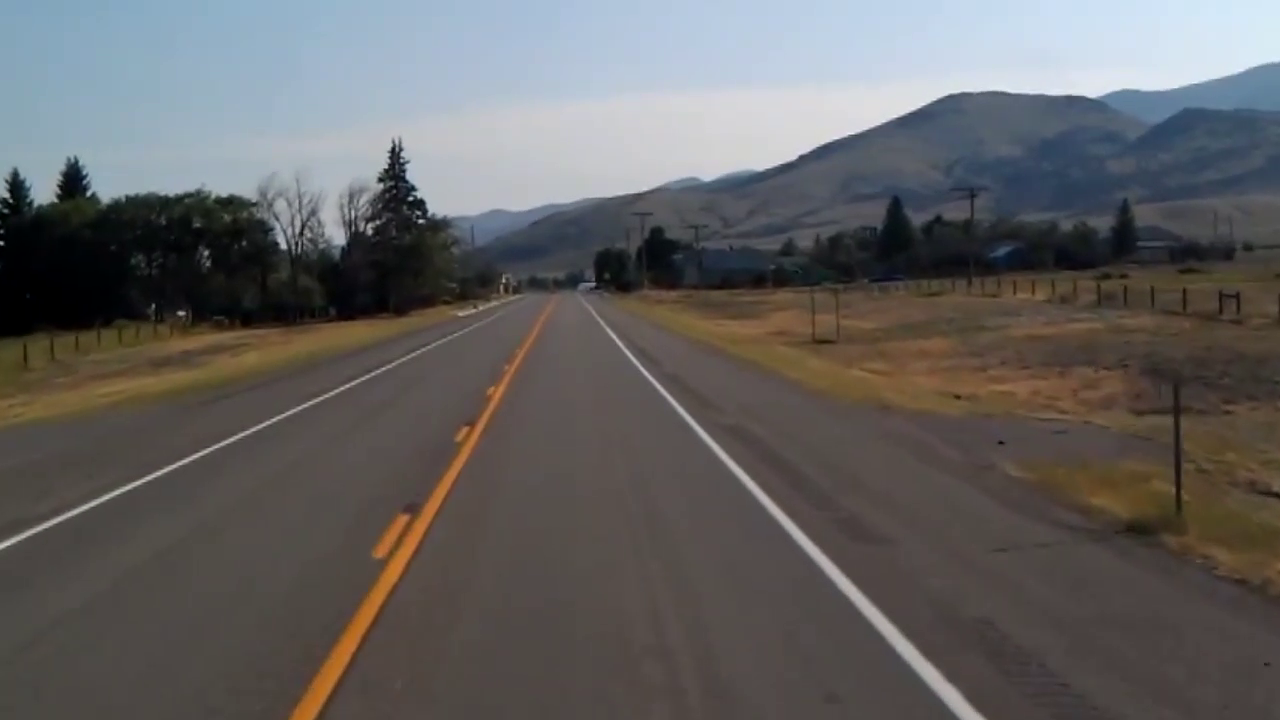
#> input picture frame 35 of ECE/ECE 515/Lane Detection Project/Code and Test Vids/test.mp4, 1280 x 720 px
$ python hough.py
#> lines starting #> are read from the running program, lines starting #| are printed output that depends on the picture; after the words box and inside, x2 and y2 are one past the last pixel; in counts of white or black regions, pixels touching at a corner belong together
#> further down, frame is the input picture: shape (720, 1280, 3); mean B, G, R 96.9, 97.3, 98.9
import matplotlib.pylab as plt
import cv2
import numpy as np

cap = cv2.VideoCapture('test.mp4')
video_number = 1


# [14 lines of commented-out code are left out]


def region_of_interest(img, vertices):
    mask = np.zeros_like(img)
    # channel_count = img.shape[2]
    match_mask_color = (255)
    cv2.fillPoly(mask, vertices, match_mask_color)
    masked_image = cv2.bitwise_and(img, mask)
    return masked_image

# [5 lines of commented-out code are left out]


def draw_the_lines(img, lines):
    img = np.copy(img)
    blank_image = np.zeros((img.shape[0], img.shape[1], 3), dtype=np.uint8)

    for line in lines:
        for x1, y1, x2, y2 in line:
            cv2.line(blank_image, (x1, y1), (x2, y2), (0, 255, 0), thickness=10)

    img = cv2.addWeighted(img, 0.8, blank_image, 1, 0.0)
    return img

#image = cv2.imread('road.png')
#image = cv2.cvtColor(image, cv2.COLOR_BGR2RGB)
def process(image):
    print(image.shape)
#| (720, 1280, 3)
    height = image.shape[0]
    width = image.shape[1]
    if video_number == 1:
        region_of_interest_vertices = [
            (230, height),
            (500, 350),
            (670, 350),
            (1100, height)
        ]
    else:
        region_of_interest_vertices = [
            (0, height),
            (420, 350),
            (730, 350),
            (1200, height),
            (1040, height),
            (665, 380),
            (480, 380),
            (140, 670)
        ]


    gray_image = cv2.cvtColor(image, cv2.COLOR_RGB2GRAY)
    canny_image = cv2.Canny(gray_image, 100, 120)
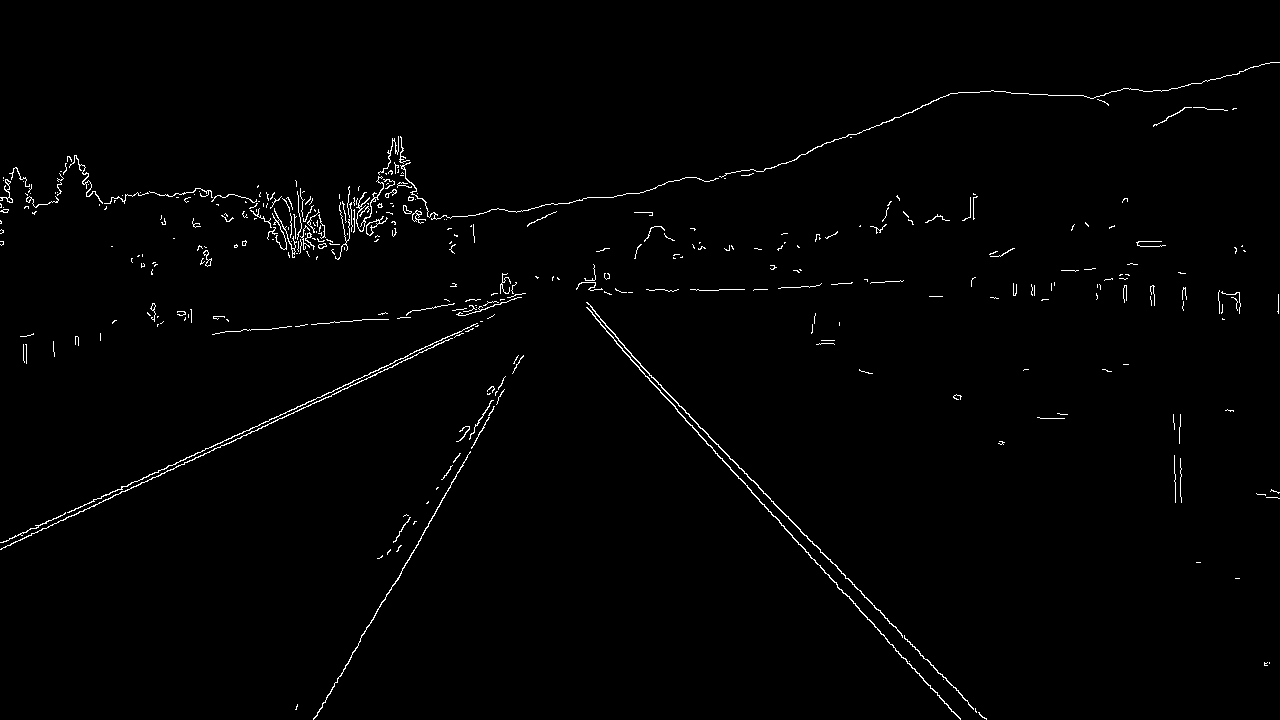
#> canny_image: shape (720, 1280); 1.1% white in thin lines or dots
    cropped_image = region_of_interest(canny_image,
                    np.array([region_of_interest_vertices], np.int32))
#> in region_of_interest, `cv2.fillPoly(mask, vertices, match_mask_color)`:
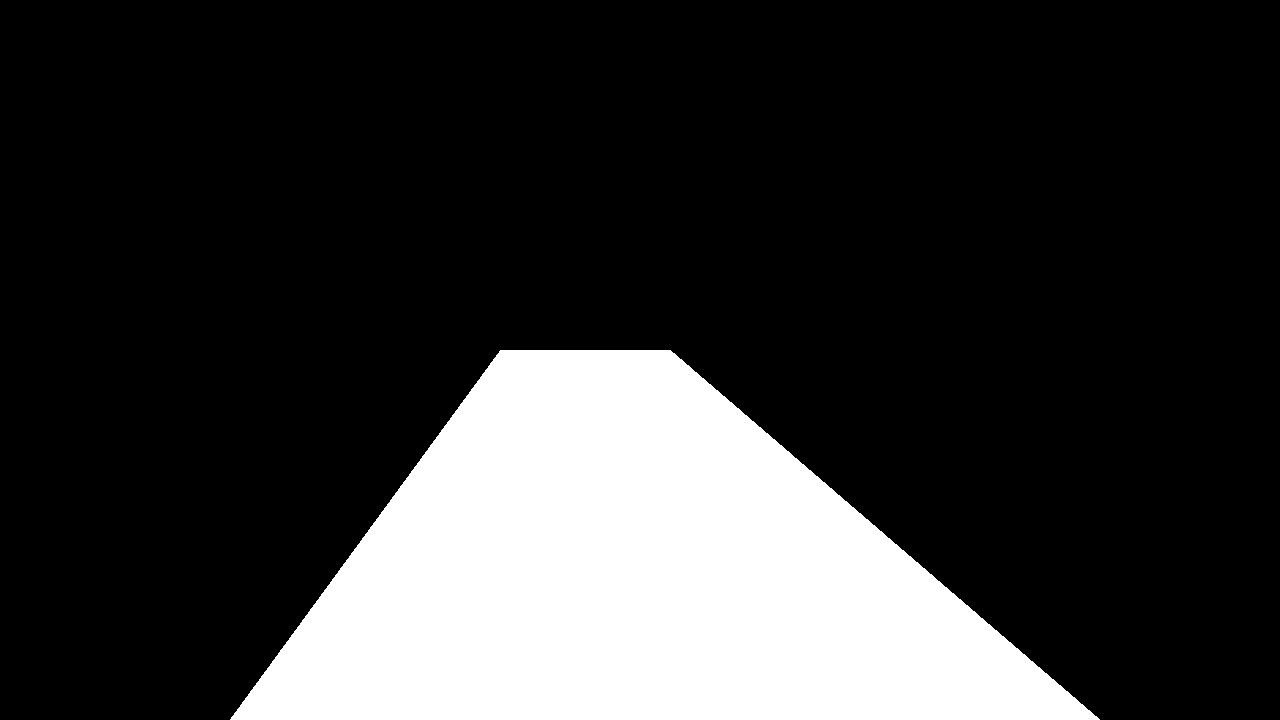
#> mask: shape (720, 1280); 20.9% white; 1 white region, box (x1, y1, x2, y2) and area: (230, 350, 1100, 720) 192615
#> in region_of_interest, `masked_image = cv2.bitwise_and(img, mask)`:
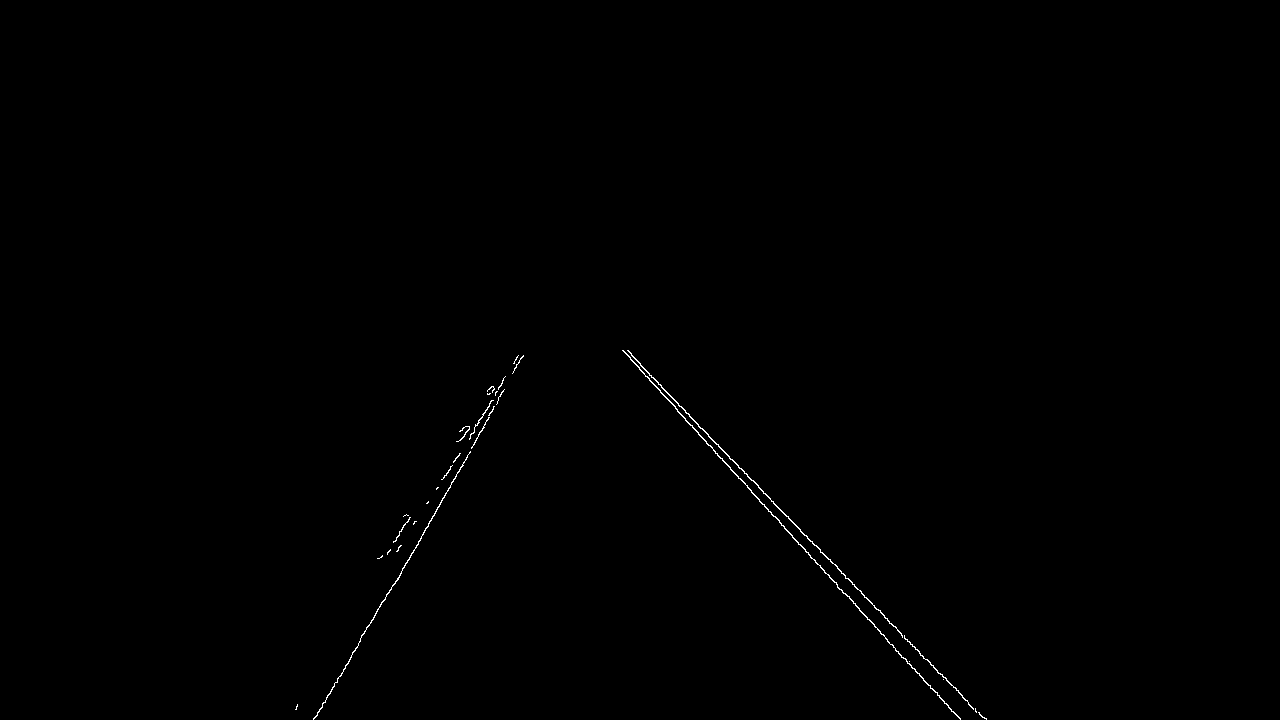
#> masked_image: shape (720, 1280); 0.24% white in thin lines or dots, all inside (x1, y1, x2, y2) = (295, 350, 987, 720)

    lines = cv2.HoughLinesP(cropped_image,
                            rho = 2,
                            theta = np.pi/180,
                            threshold = 160,
                            lines = np.array([]),
                            minLineLength = 40,
                            maxLineGap = 100)
#> lines = [[627, 350, 976, 712], [722, 458, 930, 688], [316, 716, 497, 402], [836, 582, 960, 719], [659, 389, 901, 657]]

    image_with_lines = draw_the_lines(image, lines)
#> the loop in draw_the_lines, `for line in lines:` made 5 passes
#> in draw_the_lines, `img = cv2.addWeighted(img, 0.8, blank_image, 1, 0.0)`:
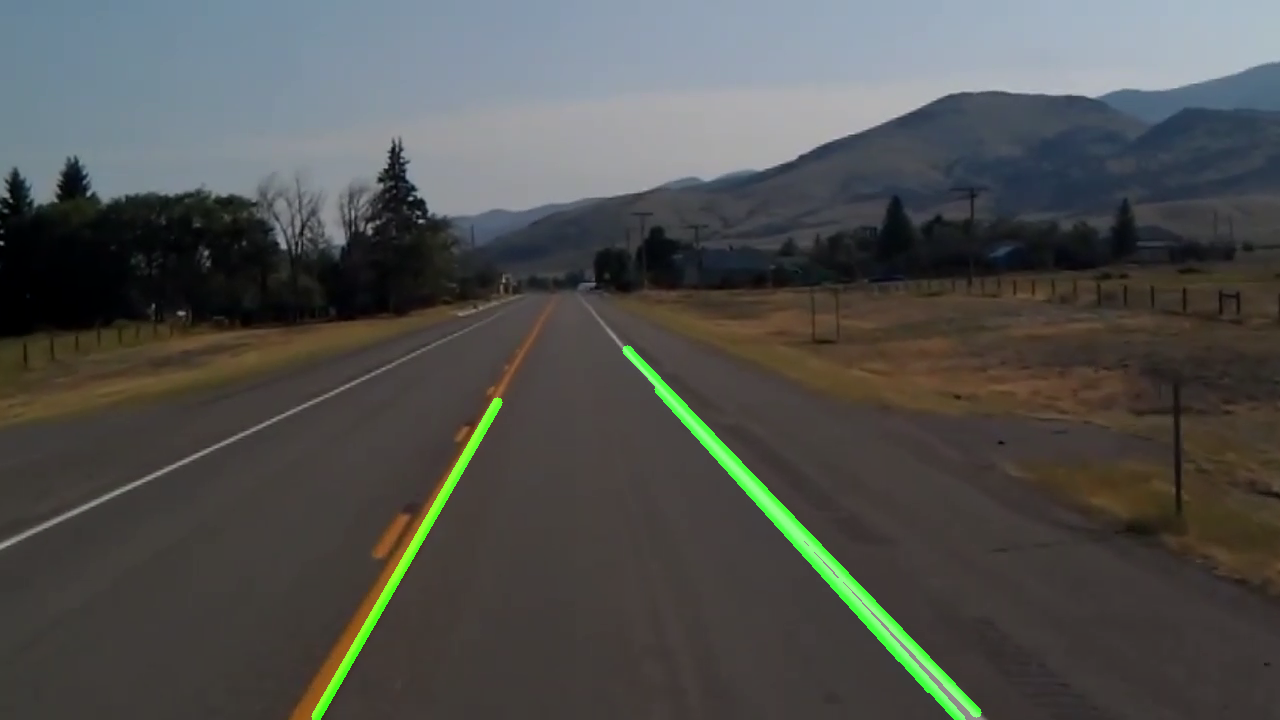
#> img: shape (720, 1280, 3); mean B, G, R 77.5, 80.2, 79.1
    return image_with_lines


while(cap.isOpened()):
    ret, frame = cap.read()
    frame = process(frame)
    cv2.imshow('frame', frame)
    if cv2.waitKey(1) & 0xFF == ord('q'):
#> (key q is pressed here)
        break

cap.release()
cv2.destroyAllWindows()

$ run again, starting later in the video
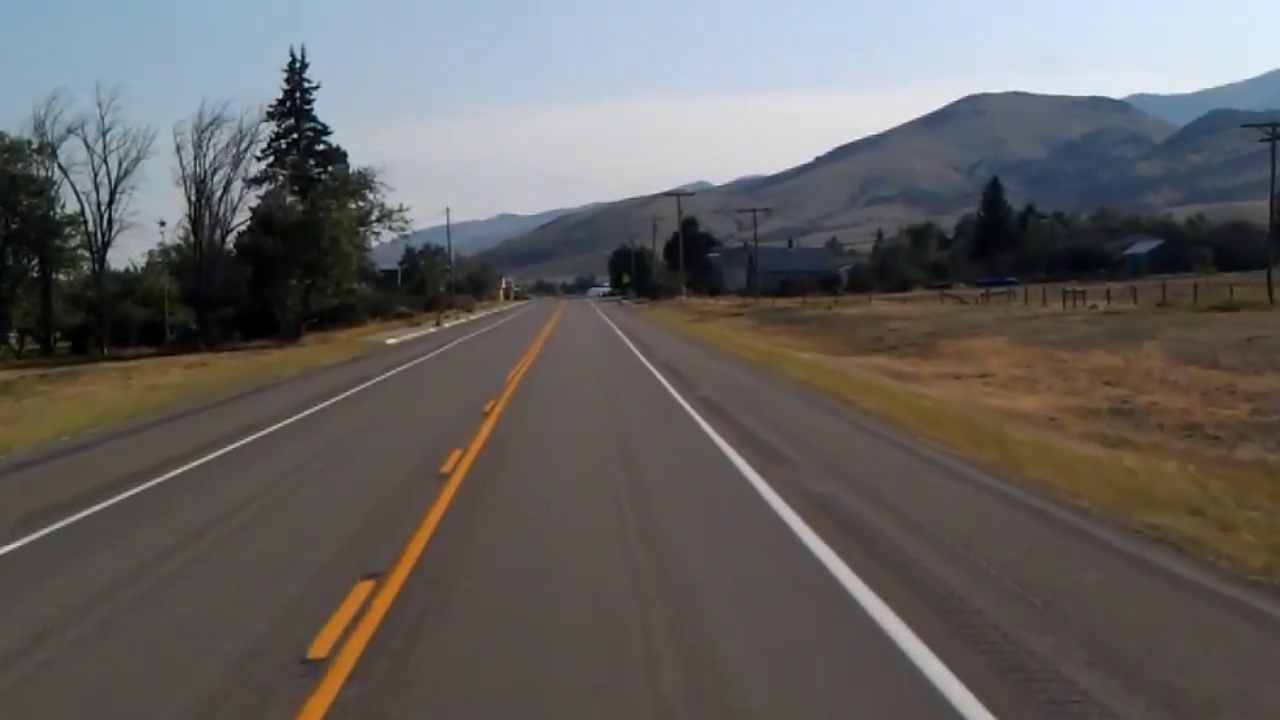
#> input picture frame 161 of ECE/ECE 515/Lane Detection Project/Code and Test Vids/test.mp4, 1280 x 720 px
#> frame is the input picture: shape (720, 1280, 3); mean B, G, R 96.3, 97.9, 100.1
#| (720, 1280, 3)
#> in process, `canny_image = cv2.Canny(gray_image, 100, 120)`:
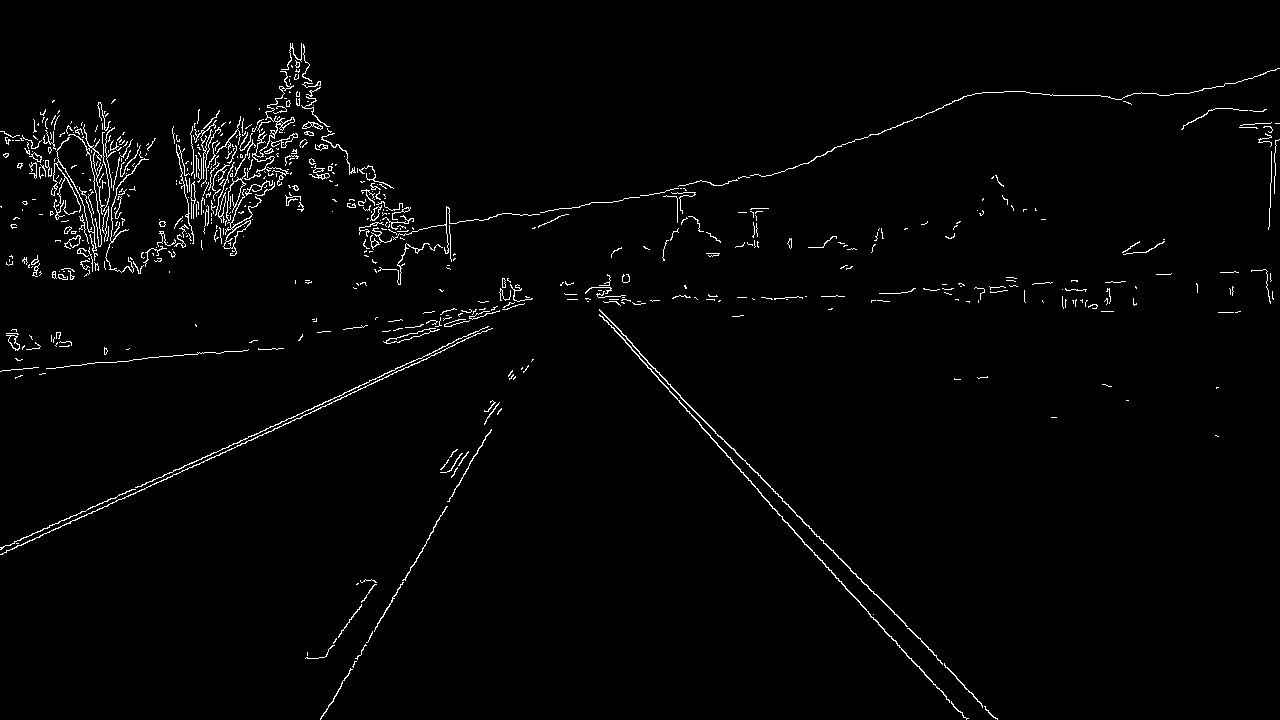
#> canny_image: shape (720, 1280); 1.8% white in thin lines or dots
#> mask: shape (720, 1280); 20.9% white; 1 white region, box (x1, y1, x2, y2) and area: (230, 350, 1100, 720) 192615
#> masked_image: shape (720, 1280); 0.25% white in thin lines or dots, all inside (x1, y1, x2, y2) = (305, 350, 998, 720)
#> lines = [[632, 350, 949, 702], [733, 448, 993, 717], [331, 703, 523, 371], [633, 350, 833, 550], [782, 501, 944, 663], [352, 669, 528, 365], [635, 353, 963, 717]]
#> the loop in draw_the_lines, `for line in lines:` made 7 passes
#> in draw_the_lines, `img = cv2.addWeighted(img, 0.8, blank_image, 1, 0.0)`:
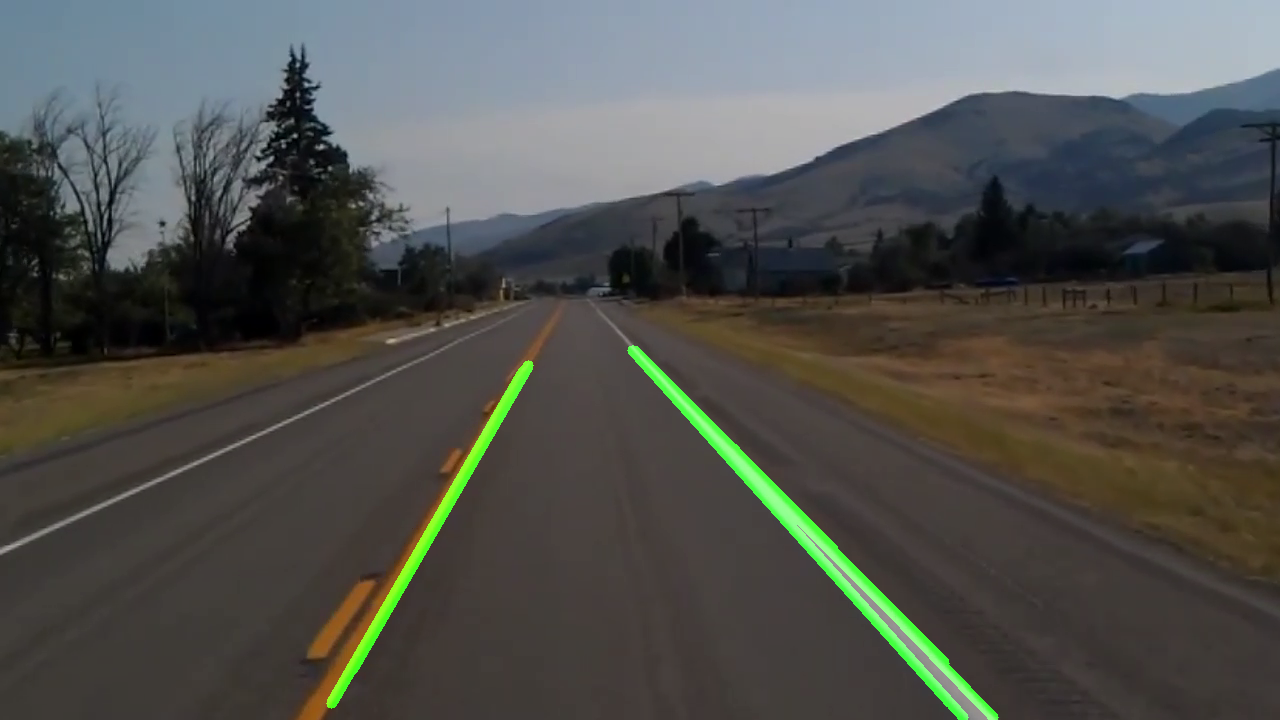
#> img: shape (720, 1280, 3); mean B, G, R 77, 81, 80.1
